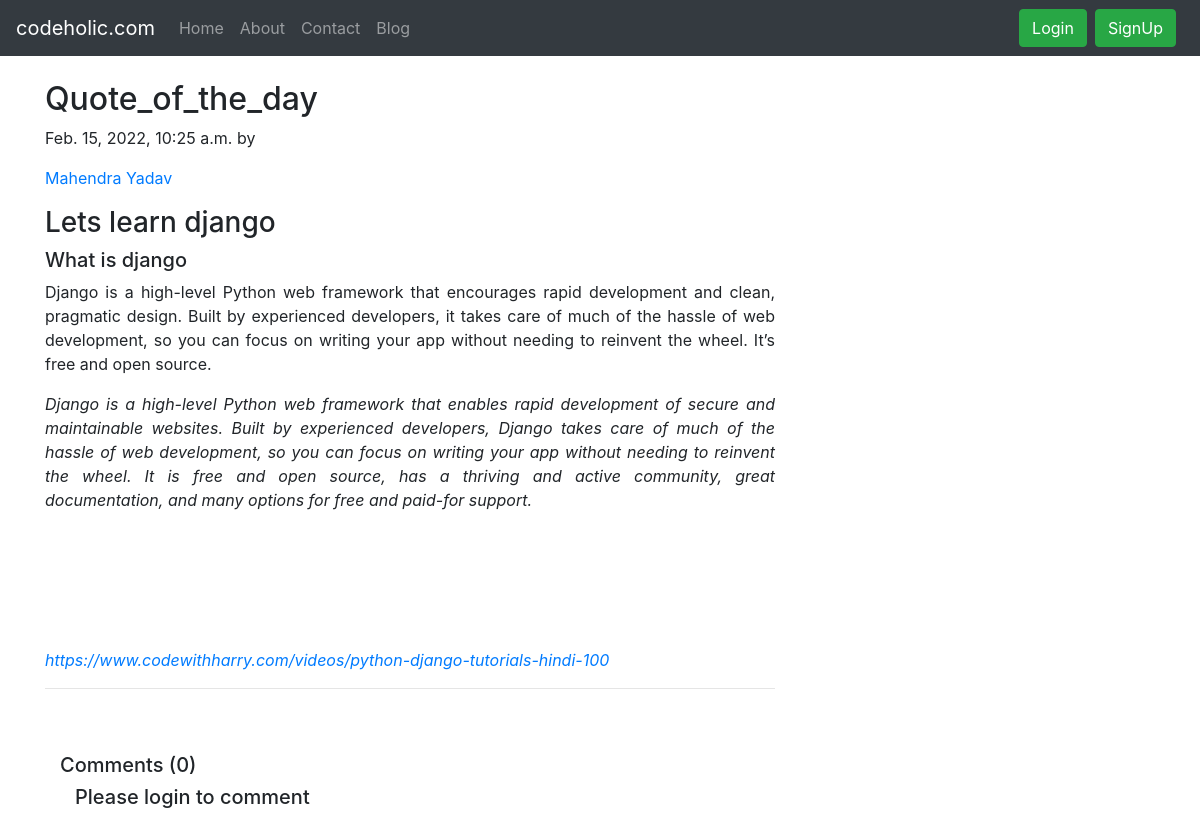
The app's page /blog/first_post with its own data.
### blog/models.py (models this page shows, shortened)
class Post(models.Model):
     sn = models.AutoField(primary_key= True)
     title = models.CharField(max_length=500)
     content = models.TextField()
     slug = models.CharField(max_length=500)
     timestamp = models.DateTimeField(blank=True)
     author = models.CharField(max_length=100)

### blog/views.py (the view)
# urls.py: path('<str:slug>', views.blogpost, name="blogpost"),
def blogpost(request, slug):
    post = Post.objects.filter(slug=slug).first()
    comments = Blogcomment.objects.filter(post=post, parent=None)
    replies = Blogcomment.objects.filter(post =post).exclude(parent =None)
    replyDict = {}
    for reply in replies:
        if reply.parent.sno not in replyDict.keys():
            replyDict[reply.parent.sno] = [reply]
        else:
            replyDict[reply.parent.sno].append(reply)
    context = {"post": post, "comments": comments, "user": request.user, "replyDict": replyDict}
    return render(request, "blog/blogpost.html", context)

### templates/blog/blogpost.html (shortened to what this page needs)
{% extends "base.html" %}
{% block body %}
{% load humanize %}
{% load static %}
{% load extras %}
<div class="container my-4">
<div class="row">
    <div class="col-md-8 blog-main">
        <div class="blog-post">
        <h2 class="blog-post-title">{{ post.title }}</h2>
        <p class="blog-post-meta">{{ post.timestamp }} by</p> <a href="/about">{{ post.author }}</a></p>
        <p>{{ post.content|safe }}</p>
        <hr>
      </div>
        <br><br>
<div class = "container">
    <h5> Comments  ({{comments.count}})</h5>
    <div>
        {% if user.is_authenticated %}
        <div class = "container">
   <form action=" /blog/postComment" method = "post">
       {% csrf_token %}
  <div class="form-group">
    <label for="comment">Enter your commnet here</label>
    <input type="text" class="form-control" id="comment" name = "comment" aria-describedby="commentHelp">
  <input type="hidden" name="parentSno" value="">
  </div>
       <input type = "hidden" class = "form-control" name = "postSno" value="{{ post.sn }}">
  <button type="submit" class="btn btn-primary">Post</button>
       </form>
        {% else %}
        <div class = "container my-2">
            <h5>Please login to comment</h5>
        </div>
        {% endif %}
        </div>
{% endblock body %}

### records on screen
Post: title "Quote_of_the_day", timestamp "Feb. 15, 2022, 10:25 a.m.", author "Mahendra Yadav", content "Lets learn django What is django Django is a high-level Python web framework that encourages rapid development and clean, pragmatic design. Built by experienced developers, it takes care of much of the hassle of web development, so you can focus on writing your app without needing to reinvent the wheel. It’s free and open source. Django is a high-level Python web framework that enables rapid development of secure and maintainable websites. Built by experienced developers, Django takes care of much of the hassle of web development, so you can focus on writing your app without needing to reinvent the wheel. It is free and open source, has a thriving and active community, great documentation,…"

### other values on screen
{{ comments.count }} "0"
